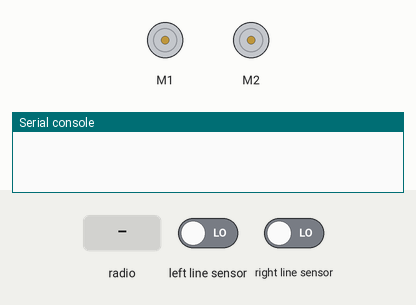
The program below on a simulated BBC micro:bit (MakeCode). Parts: 2 × DC motor (green arrow = forward, orange = backward, longer = faster), the last lines printed to the serial console. The test bench sets the inputs (shaded band); at power-on: left line sensor LOW, right line sensor LOW. No radio messages arrive unless stated (any console line starting 'radio sent:' is added by the test bench).

Above: at 1.2 s.
1.3 s: radio message "B" arrives
At 2.2 s:
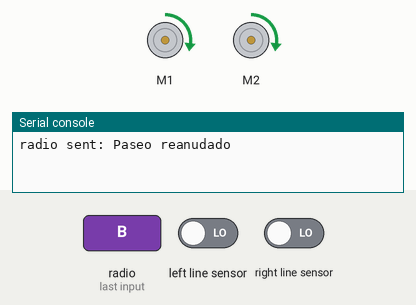
2.8 s: radio message "B" arrives
At 3.3 s:
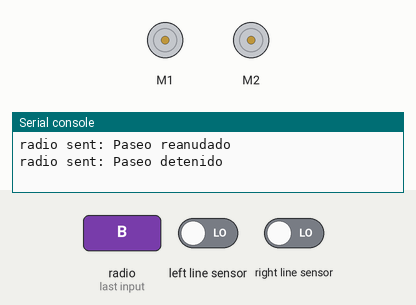
4.3 s: radio message "A" arrives
At 5.5 s:
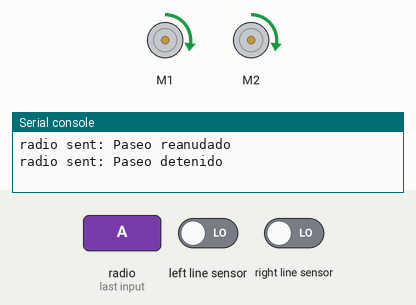
5.8 s: left line sensor driven HIGH
At 6.2 s:
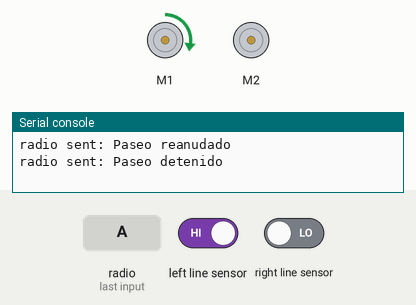
7.3 s: right line sensor driven HIGH
At 8.5 s:
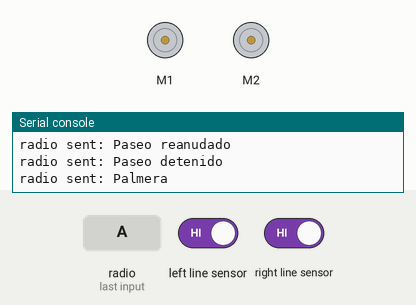
8.8 s: left line sensor driven LOW
At 11.7 s:
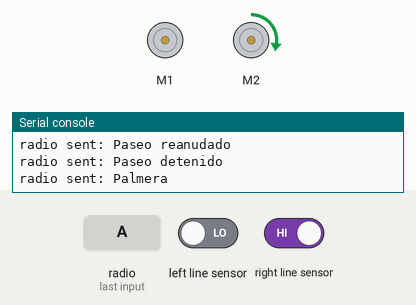
Timing chart, 0 to 12.8 s (numbered marks = the images above; inputs shaded):
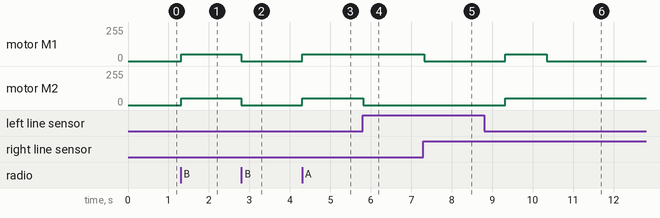

Measured:
- after the input at 1.3 s, motor M1, motor M2: stopped → forward 50/255 at once
- after the input at 2.8 s, motor M1, motor M2: forward 50/255 → stopped at once
- after the input at 4.3 s, motor M1, motor M2: stopped → forward 50/255 at once
- after the input at 5.8 s, motor M2: forward 50/255 → stopped at once
- after the input at 7.3 s, motor M1: forward 50/255 → stopped at once
- after the input at 8.8 s, motor M1: goes on until 10.3 s, then stays stopped; motor M2: goes on until 9.3 s, then stays forward 50/255

The program:

main.ts
```typescript
function accion_A () {
    maqueen.motorRun(maqueen.Motors.All, maqueen.Dir.CW, velocidad)
    basic.pause(500)
    parada = 0
    anda = true
}
function en_parada () {
    if (parada < cantidad) {
        radio.sendString("" + (arboles[parada]))
        parada = parada + 1
        basic.pause(2000)
        maqueen.motorRun(maqueen.Motors.All, maqueen.Dir.CW, velocidad)
        basic.pause(1000)
    } else {
        radio.sendString("Fin del paseo")
        anda = false
    }
}
function accion_B () {
    if (anda) {
        anda = false
        maqueen.motorStop(maqueen.Motors.All)
        radio.sendString("Paseo detenido")
    } else {
        anda = true
        radio.sendString("Paseo reanudado")
    }
}
radio.onReceivedString(function (receivedString) {
    if (receivedString == "A") {
        accion_A()
    }
    if (receivedString == "B") {
        accion_B()
    }
})
let parada = 0
let cantidad = 0
let anda = false
let velocidad = 0
let arboles: string[] = []
radio.setGroup(1)
arboles = [
"Palmera",
"Naranjo",
"Jacaranda",
"Pino",
"Olivo",
"Platanero"
]
velocidad = 50
anda = false
cantidad = arboles.length
basic.forever(function () {
    if (anda) {
        if (maqueen.readPatrol(maqueen.Patrol.PatrolLeft) == 0 && maqueen.readPatrol(maqueen.Patrol.PatrolRight) == 0) {
            maqueen.motorRun(maqueen.Motors.All, maqueen.Dir.CW, velocidad)
        } else if (maqueen.readPatrol(maqueen.Patrol.PatrolLeft) == 1 && maqueen.readPatrol(maqueen.Patrol.PatrolRight) == 0) {
            maqueen.motorStop(maqueen.Motors.M2)
        } else if (maqueen.readPatrol(maqueen.Patrol.PatrolLeft) == 0 && maqueen.readPatrol(maqueen.Patrol.PatrolRight) == 1) {
            maqueen.motorStop(maqueen.Motors.M1)
        } else {
            maqueen.motorStop(maqueen.Motors.All)
            en_parada()
        }
    }
})
```

test.ts
```typescript
// aquí va el archivo "tests"; esto no se compilará cuando este paquete se utilice como una extensión.
```
